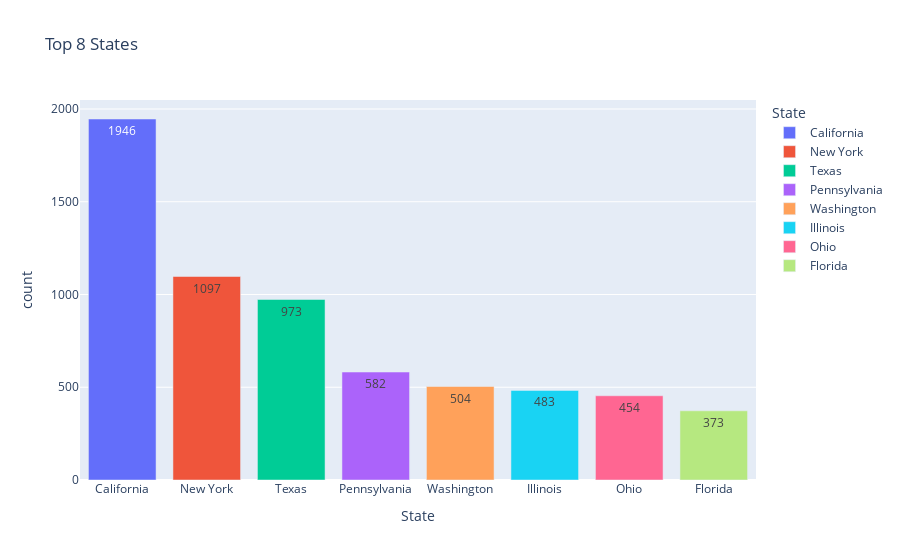

This figure's notebook cell:
### Code cell
# let's do Bar plot for good visualize --->

fig = px.bar(

    data_frame=df["State"].value_counts().reset_index().head(8),
    x = "State", y = "count",
    color="State",
    text_auto=True,
    title="Top 8 States",
)

fig.show()

### Figure 1 — Plotly figure (JSON) as saved in the notebook; plotly's stock layout.template omitted (floating-point values rounded to 4 significant figures)
{"data": [{"hovertemplate": "State=%{x}<br>count=%{y}<extra></extra>", "legendgroup": "California", "marker": {"color": "#636efa", "pattern": {"shape": ""}}, "name": "California", "orientation": "v", "showlegend": true, "textposition": "auto", "texttemplate": "%{y}", "type": "bar", "x": ["California"], "xaxis": "x", "y": [1946], "yaxis": "y"}, {"hovertemplate": "State=%{x}<br>count=%{y}<extra></extra>", "legendgroup": "New York", "marker": {"color": "#EF553B", "pattern": {"shape": ""}}, "name": "New York", "orientation": "v", "showlegend": true, "textposition": "auto", "texttemplate": "%{y}", "type": "bar", "x": ["New York"], "xaxis": "x", "y": [1097], "yaxis": "y"}, {"hovertemplate": "State=%{x}<br>count=%{y}<extra></extra>", "legendgroup": "Texas", "marker": {"color": "#00cc96", "pattern": {"shape": ""}}, "name": "Texas", "orientation": "v", "showlegend": true, "textposition": "auto", "texttemplate": "%{y}", "type": "bar", "x": ["Texas"], "xaxis": "x", "y": [973], "yaxis": "y"}, {"hovertemplate": "State=%{x}<br>count=%{y}<extra></extra>", "legendgroup": "Pennsylvania", "marker": {"color": "#ab63fa", "pattern": {"shape": ""}}, "name": "Pennsylvania", "orientation": "v", "showlegend": true, "textposition": "auto", "texttemplate": "%{y}", "type": "bar", "x": ["Pennsylvania"], "xaxis": "x", "y": [582], "yaxis": "y"}, {"hovertemplate": "State=%{x}<br>count=%{y}<extra></extra>", "legendgroup": "Washington", "marker": {"color": "#FFA15A", "pattern": {"shape": ""}}, "name": "Washington", "orientation": "v", "showlegend": true, "textposition": "auto", "texttemplate": "%{y}", "type": "bar", "x": ["Washington"], "xaxis": "x", "y": [504], "yaxis": "y"}, {"hovertemplate": "State=%{x}<br>count=%{y}<extra></extra>", "legendgroup": "Illinois", "marker": {"color": "#19d3f3", "pattern": {"shape": ""}}, "name": "Illinois", "orientation": "v", "showlegend": true, "textposition": "auto", "texttemplate": "%{y}", "type": "bar", "x": ["Illinois"], "xaxis": "x", "y": [483], "yaxis": "y"}, {"hovertemplate": "State=%{x}<br>count=%{y}<extra></extra>", "legendgroup": "Ohio", "marker": {"color": "#FF6692", "pattern": {"shape": ""}}, "name": "Ohio", "orientation": "v", "showlegend": true, "textposition": "auto", "texttemplate": "%{y}", "type": "bar", "x": ["Ohio"], "xaxis": "x", "y": [454], "yaxis": "y"}, {"hovertemplate": "State=%{x}<br>count=%{y}<extra></extra>", "legendgroup": "Florida", "marker": {"color": "#B6E880", "pattern": {"shape": ""}}, "name": "Florida", "orientation": "v", "showlegend": true, "textposition": "auto", "texttemplate": "%{y}", "type": "bar", "x": ["Florida"], "xaxis": "x", "y": [373], "yaxis": "y"}], "layout": {"barmode": "relative", "legend": {"title": {"text": "State"}, "tracegroupgap": 0}, "title": {"text": "Top 8 States"}, "xaxis": {"anchor": "y", "categoryarray": ["California", "New York", "Texas", "Pennsylvania", "Washington", "Illinois", "Ohio", "Florida"], "categoryorder": "array", "domain": [0, 1], "title": {"text": "State"}}, "yaxis": {"anchor": "x", "domain": [0, 1], "title": {"text": "count"}}}}
